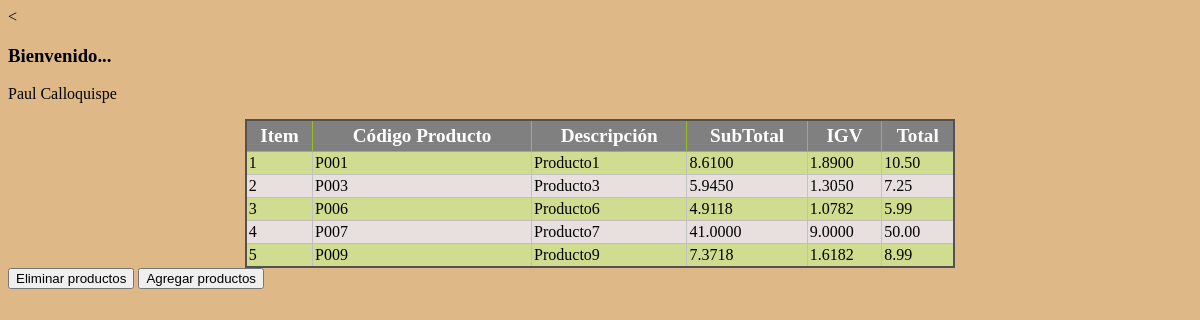
The page /Avance/CarritoCompras.php on the database its author committed.
### tables this page shows
CREATE TABLE `usuario` (
  `IDUsuario` varchar(20) NOT NULL,
  `nombre` varchar(25) NOT NULL,
  `apellido` varchar(25) NOT NULL,
  `sexo` char(1) DEFAULT NULL CHECK (`sexo` in ('F','M'))
);

CREATE TABLE `productos` (
  `IDProducto` varchar(6) NOT NULL,
  `nom_producto` varchar(25) NOT NULL,
  `descripcion` varchar(500) DEFAULT NULL,
  `precio` decimal(10,2) DEFAULT NULL,
  `IDUsuario` varchar(20) DEFAULT NULL
);

### Avance/Metodos.php (called while the page is built, shortened)
<?php
include_once './Conexion.php';
class Negocio {
    function mostrarItems() {
        $obj = new Conexion();
        $sql = "SELECT p.IDProducto, p.nom_producto,
                       (p.precio - (p.precio * 0.18)),
                       (p.precio * 0.18), p.precio
                FROM productos p
                JOIN cliente_producto cp ON cp.IDProducto = p.IDProducto
                WHERE cp.IDUsuario = 'C002'";
        $res = mysqli_query($obj->conecta(), $sql) or die(mysqli_error($obj->conecta()));
        $vec = array();
        while ($fila = mysqli_fetch_array($res)) {
            $vec[] = $fila;
        }
        return $vec;
    }
    function mostrarNombre() {
        $obj = new Conexion();
        $sql = "SELECT nombre, apellido FROM usuario WHERE IDUsuario = 'C002'";
        $res = mysqli_query($obj->conecta(), $sql) or die(mysqli_error($obj->conecta()));
        if ($fila = mysqli_fetch_assoc($res)) {
            return $fila['nombre'] . ' ' . $fila['apellido'];
        }
        return "Usuario no encontrado";
    }
    function mostrarProductsCliente($IDUsuario) {
        $obj = new Conexion();
        $sql = "SELECT p.IDProducto, p.nom_producto
                FROM productos p
                JOIN cliente_producto cp ON cp.IDProducto = p.IDProducto
                WHERE cp.IDUsuario = '$IDUsuario'";
        $res = mysqli_query($obj->conecta(), $sql) or die(mysqli_error($obj->conecta()));
        $vec = array();
        while ($fila = mysqli_fetch_array($res)) {
            $vec[] = ['id' => $fila['IDProducto'], 'nombre' => $fila['nom_producto']];
        }
        return $vec;
    }
}
?>

### Avance/Conexion.php (called while the page is built)
<?php
class Conexion {
  private $cn=null;
  function conecta(){
   if($this->cn==null){
       $this->cn= mysqli_connect("localhost", "root", "","pry_web");
   }
   return $this->cn;
  }
}
?>

### Avance/CarritoCompras.php (the view, shortened to what this page needs)
<<!DOCTYPE html>
<html lang="es">
<head>
    <link href="estilos.css" rel="stylesheet" type="text/css"/>
</head>
<body>
    <?php
    include_once './Metodos.php';
    $obj = new Negocio();
    $vec = $obj->mostrarItems();
    $vecUsu = $obj->mostrarNombre();
    $vecProductosCliente = $obj->mostrarProductsCliente('C002');
    ?>
    <h3>Bienvenido...</h3>
    <p><?php echo $vecUsu; ?></p>
    <table class="mGrid">
        <thead>
            <tr>
                <th>Item</th>
                <th>Código Producto</th>
                <th>Descripción</th>
                <th>SubTotal</th>
                <th>IGV</th>
                <th>Total</th>
            </tr>
        </thead>
        <tbody>
            <?php
            $cont = 1;
            foreach ($vec as $d) {
                echo "<tr>
                        <td>$cont</td>
                        <td>$d[0]</td>
                        <td>$d[1]</td>
                        <td>$d[2]</td>
                        <td>$d[3]</td>
                        <td>$d[4]</td>
                    </tr>";
                $cont++;
            }
            ?>
        </tbody>
    </table>
    <button onclick="mostrarElementosEliminar()">Eliminar productos</button>
    <button onclick="mostrarElementosInsertar()">Agregar productos</button>
</body>
</html>

### Avance/estilos.css (style rules this page uses)
body { background: burlywood; }
.mGrid { width: 60%; background-color: #fff; margin:auto; border: solid 2px #525252; border-collapse:collapse; }
.mGrid td { padding: 2px; border: solid 1px #c1c1c1; color: black; }
.mGrid tr:nth-child(even) { background-color: #E8DFDF;; }
.mGrid tr:nth-child(odd) { background-color: #D0DC8F;; }
.mGrid th { padding: 4px 2px; color: #fff; background: #424242 url('../Imagenes/grd_head.png') repeat-x top; border-left: solid 1px #525252; font-size: 1.2em; font-weight: bolder; background:gray; }
.webgrid-table td, th { border: 1px solid #98BF21; padding: 3px 7px 2px; }

### rows shown on the page
usuario: vecUsu "Paul Calloquispe"
productos: IDProducto "P001", nom_producto "Producto1", d "8.6100", d "1.8900", precio "10.50"
productos: IDProducto "P003", nom_producto "Producto3", d "5.9450", d "1.3050", precio "7.25"
productos: IDProducto "P006", nom_producto "Producto6", d "4.9118", d "1.0782", precio "5.99"
productos: IDProducto "P007", nom_producto "Producto7", d "41.0000", d "9.0000", precio "50.00"
productos: IDProducto "P009", nom_producto "Producto9", d "7.3718", d "1.6182", precio "8.99"
